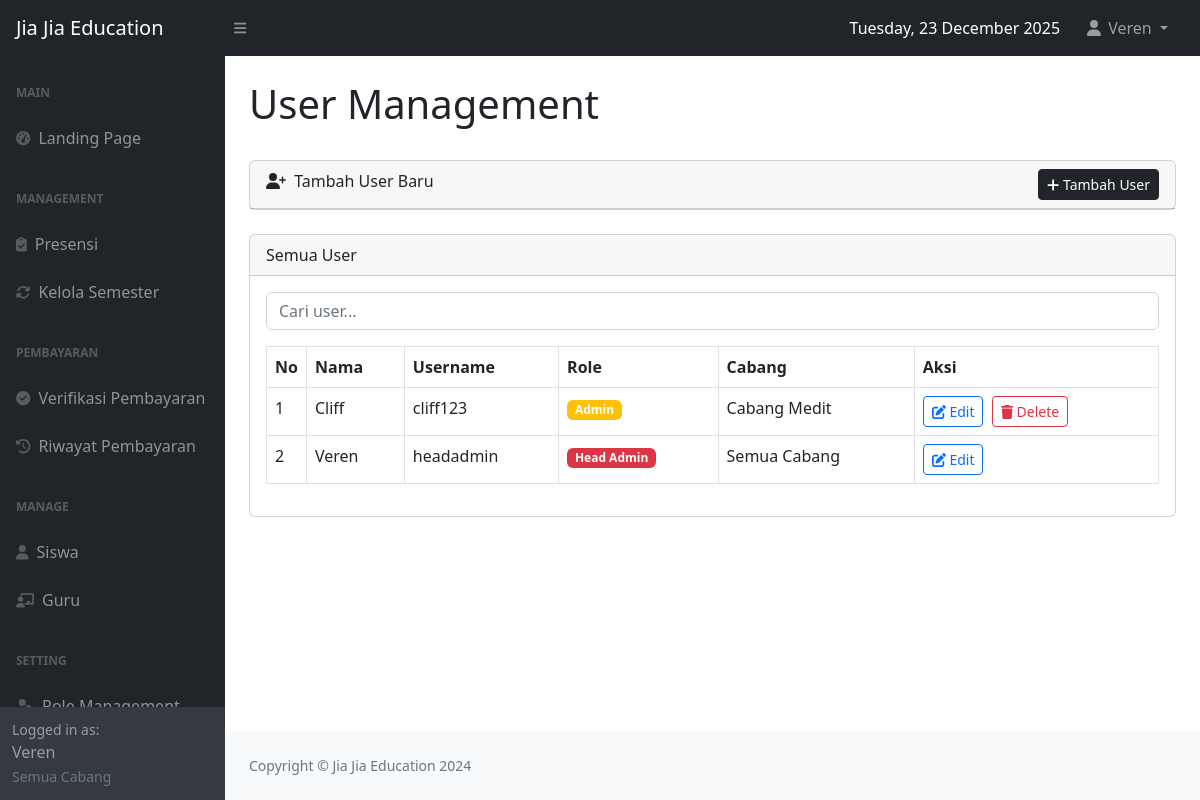
Screenshot of /user.php (signed in) with the database file from the repository.
### tables this page shows
CREATE TABLE `users` (
  `user_id` int(11) NOT NULL,
  `username` varchar(50) NOT NULL,
  `password` varchar(255) NOT NULL,
  `role_id` int(11) DEFAULT NULL,
  `full_name` varchar(100) DEFAULT NULL
);

### check_login.php (called while the page is built, shortened)
<?php
function getUserId() {
    if (isset($_SESSION['user_id'])) {
        return $_SESSION['user_id'];
    }
    return null;
}
function getUserFullName() {
    return $_SESSION['full_name'] ?? 'User';
}
?>

### user.php (the view, shortened to what this page needs)
<?php
require 'check_login.php';
require 'config.php';
$current_user_id = getUserId();
$current_user_name = getUserFullName();
$current_user_role_id = $_SESSION['role_id'];
$current_user_cabang_name = $_SESSION['cabang_name'] ?? 'Semua Cabang';
$users_query = "SELECT u.user_id, u.full_name, u.username, u.role_id,
                GROUP_CONCAT(c.nama_cabang SEPARATOR ', ') as cabang_names,
                GROUP_CONCAT(c.cabang_id) as cabang_ids
                FROM users u
                LEFT JOIN user_cabang uc ON u.user_id = uc.user_id
                LEFT JOIN cabang c ON uc.cabang_id = c.cabang_id
                GROUP BY u.user_id
                ORDER BY u.user_id DESC";
$users_result = mysqli_query($conn, $users_query);
$users_data = [];
if ($users_result) {
    while ($row = mysqli_fetch_assoc($users_result)) {
        $users_data[] = $row;
    }
}
$role_query = "SELECT role_id, role_name FROM role ORDER BY role_id";
$role_result = mysqli_query($conn, $role_query);
$role_names = [];
if ($role_result) {
    while ($row = mysqli_fetch_assoc($role_result)) {
        $role_names[$row['role_id']] = $row['role_name'];
    }
}
?>
<!DOCTYPE html>
<html lang="en">
    <head>
        <link href="css/styles.css" rel="stylesheet" />
    </head>
    <body class="sb-nav-fixed">
        <nav class="sb-topnav navbar navbar-expand navbar-dark bg-dark">
            <a class="navbar-brand ps-3" href="index.php">Jia Jia Education</a>
            <button class="btn btn-link btn-sm order-1 order-lg-0 me-4 me-lg-0" id="sidebarToggle"><i class="fas fa-bars"></i></button>
            <ul class="navbar-nav ms-auto ms-md-0 me-3 me-lg-4">
                <li class="nav-item d-none d-md-flex align-items-center me-3">
                    <span class="text-white">
                        <?php
                        echo strftime("%A, %d %B %Y");
                        ?>
                    </span>
                </li>
                <li class="nav-item dropdown">
                    <a class="nav-link dropdown-toggle" id="navbarDropdown" href="#" role="button" data-bs-toggle="dropdown" aria-expanded="false">
                        <i class="fas fa-user fa-fw"></i> <?php echo htmlspecialchars($current_user_name); ?>
                    </a>
                </li>
            </ul>
        </nav>
        <div id="layoutSidenav">
            <div id="layoutSidenav_nav">
                <nav class="sb-sidenav accordion sb-sidenav-dark">
                    <div class="sb-sidenav-menu">
                        <div class="nav">
                            <div class="sb-sidenav-menu-heading">Main</div>
                            <a class="nav-link" href="index.php">
                                <div class="sb-nav-link-icon"><i class="fas fa-tachometer-alt"></i></div>
                                Landing Page
                            </a>
                            <div class="sb-sidenav-menu-heading">Management</div>
                            <a class="nav-link" href="absensi.php">
                                <div class="sb-nav-link-icon"><i class="fas fa-clipboard-check"></i></div>
                                Presensi
                            </a>
                            <a class="nav-link" href="kelola_semester.php">
                                <div class="sb-nav-link-icon"><i class="fas fa-sync-alt"></i></div>
                                Kelola Semester
                            </a>
                            <?php if ($current_user_role_id == 1): ?>
                            <div class="sb-sidenav-menu-heading">Pembayaran</div>
                            <a class="nav-link" href="verifikasi_pembayaran.php">
                                <div class="sb-nav-link-icon"><i class="fas fa-check-circle"></i></div>
                                Verifikasi Pembayaran
                            </a>
                            <a class="nav-link" href="riwayat_pembayaran.php">
                                <div class="sb-nav-link-icon"><i class="fas fa-history"></i></div>
                                Riwayat Pembayaran
                            </a>
                            <?php endif; ?>
                            <div class="sb-sidenav-menu-heading">Manage</div>
                            <a class="nav-link" href="siswa.php">
                                <div class="sb-nav-link-icon"><i class="fas fa-user"></i></div>
                                Siswa
                            </a>
                            <a class="nav-link" href="guru.php">
                                <div class="sb-nav-link-icon"><i class="fas fa-chalkboard-teacher"></i></div>
                                Guru
                            </a>
                            <?php if ($current_user_role_id == 1): ?>
                            <div class="sb-sidenav-menu-heading">Setting</div>
                            <a class="nav-link" href="role.php">
                                <div class="sb-nav-link-icon"><i class="fas fa-user-tag"></i></div>
                                Role Management
                            </a>
                            <?php endif; ?>
                        </div>
                    </div>
                    <div class="sb-sidenav-footer">
                        <div class="small">Logged in as:</div>
                        <?php echo htmlspecialchars($current_user_name); ?><br>
                        <small class="text-muted"><?php echo htmlspecialchars($current_user_cabang_name); ?></small>
                    </div>
                </nav>
            </div>
            <div id="layoutSidenav_content">
                <main>
                    <div class="container-fluid px-4">
                        <h1 class="mt-4">User Management</h1>
                        <br>
                        <div class="card mb-4">
                            <div class="card-header">
                                <i class="fas fa-user-plus me-1"></i>
                                Tambah User Baru
                                <button type="button" class="btn btn-dark btn-sm float-end" data-bs-toggle="modal" data-bs-target="#addUserModal">
                                    <i class="fas fa-plus"></i> Tambah User
                                </button>
                            </div>
                        </div>
                        <div class="card mb-4">
                            <div class="card-header">
                                Semua User
                            </div>
                            <div class="card-body">
                                <?php if (empty($users_data)): ?>
                                    <div class="alert alert-info">
                                        <i class="fas fa-info-circle me-2"></i>
                                        Belum ada user di database. Klik "Tambah User" untuk membuat user pertama.
                                    </div>
                                <?php else: ?>
                                <div class="mb-3">
                                    <input type="text" id="searchInput" class="form-control" placeholder="Cari user...">
                                </div>
                                <div class="table-responsive">
                                    <table class="table table-bordered" id="userTable">
                                        <thead>
                                            <tr>
                                                <th width='40'>No</th>
                                                <th>Nama</th>
                                                <th>Username</th>
                                                <th>Role</th>
                                                <th>Cabang</th>
                                                <th>Aksi</th>
                                            </tr>
                                        </thead>
                                        <tbody>
                                            <?php foreach ($users_data as $index => $user): ?>
                                            <tr>
                                                <td><?php echo $index + 1; ?></td>
                                                <td><?php echo htmlspecialchars($user['full_name']); ?></td>
                                                <td><?php echo htmlspecialchars($user['username']); ?></td>
                                                <td>
                                                    <?php if ($user['role_id'] === null): ?>
                                                        <span class="badge bg-secondary">Pending</span>
                                                    <?php else: ?>
                                                        <span class="badge bg-<?php echo ($user['role_id'] == 1) ? 'danger' : ($user['role_id'] == 2 ? 'warning' : 'info'); ?>">
                                                            <?php echo htmlspecialchars($role_names[$user['role_id']] ?? 'Unknown'); ?>
                                                        </span>
                                                    <?php endif; ?>
                                                </td>
                                                <td>
                                                    <?php
                                                    if ($user['role_id'] == 1) {
                                                        echo '<span class="text-dark">Semua Cabang</span>';
                                                    } elseif (!empty($user['cabang_names'])) {
                                                        echo htmlspecialchars($user['cabang_names']);
                                                    } else {
                                                        echo '<em class="text-muted">Belum diset</em>';
                                                    }
                                                    ?>
                                                </td>
                                                <td>
                                                    <button type="button" class="btn btn-sm btn-outline-primary me-1" onclick="editUser(<?php echo (int)$user['user_id']; ?>)" data-bs-toggle="modal" data-bs-target="#editUserModal" title="Edit">
                                                        <i class="fas fa-edit"></i> Edit
                                                    </button>
                                                    <?php if ($user['user_id'] != $current_user_id): ?>
                                                    <button type="button" class="btn btn-sm btn-outline-danger" onclick="deleteUser(<?php echo (int)$user['user_id']; ?>)" data-bs-toggle="modal" data-bs-target="#deleteUserModal" title="Delete">
                                                        <i class="fas fa-trash"></i> Delete
                                                    </button>
                                                    <?php endif; ?>
                                                </td>
                                            </tr>
                                            <?php endforeach; ?>
                                        </tbody>
                                    </table>
                                </div>
                                <?php endif; ?>
                            </div>
                        </div>
                    </div>
                </main>
                <footer class="py-4 bg-light mt-auto">
                    <div class="container-fluid px-4">
                        <div class="d-flex align-items-center justify-content-between small">
                            <div class="text-muted">Copyright &copy; Jia Jia Education 2024</div>
                        </div>
                    </div>
                </footer>
            </div>
        </div>
    </body>
</html>

### user.php (style rules this page uses)
#userTable tbody tr, #userTable tbody tr td { background-color: #ffffff !important; }

### rows the page displays
users: full_name "Cliff", username "cliff123", role "Admin", cabang_names "Cabang Medit"
users: full_name "Veren", username "headadmin", role "Head Admin", shows "Semua Cabang"

### other values shown
strftime("%A, %d %B %Y") "Tuesday, 23 December 2025"
$current_user_name "Veren"
$current_user_cabang_name "Semua Cabang"
